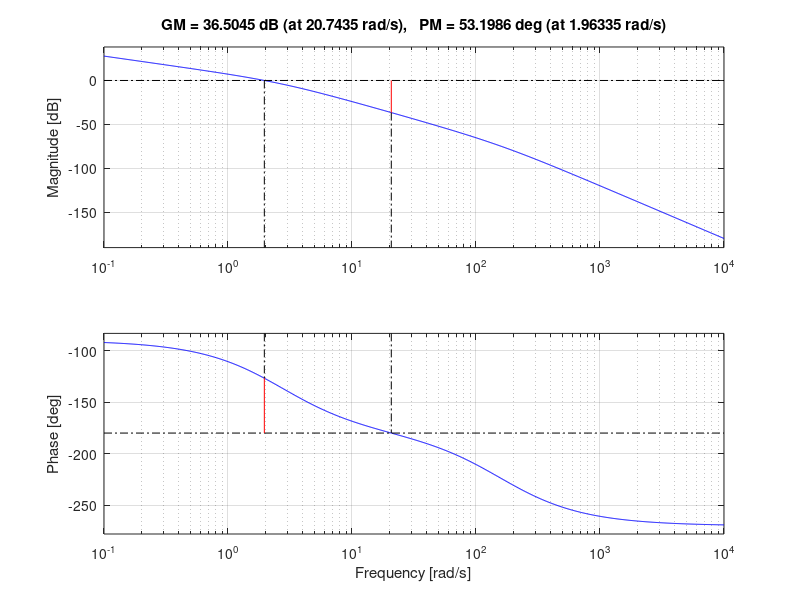

Source code (MATLAB):
Jm=0.04;
Jl=0.5;
bm=0.1;
bl=0;
K=0.25;
R=8;
L=0.05;
n=1/75;
Jo=Jm+(n^2)*Jl;
bo=bm+(n^2)*bl;
num=[K*n];
numv=[K*n 0]
den=[L*Jo,L*bo+R*Jo,R*bo+K^2,0];




num3=2.0959;
GL=tf(num3,den)
bode(GL)
margin(GL)